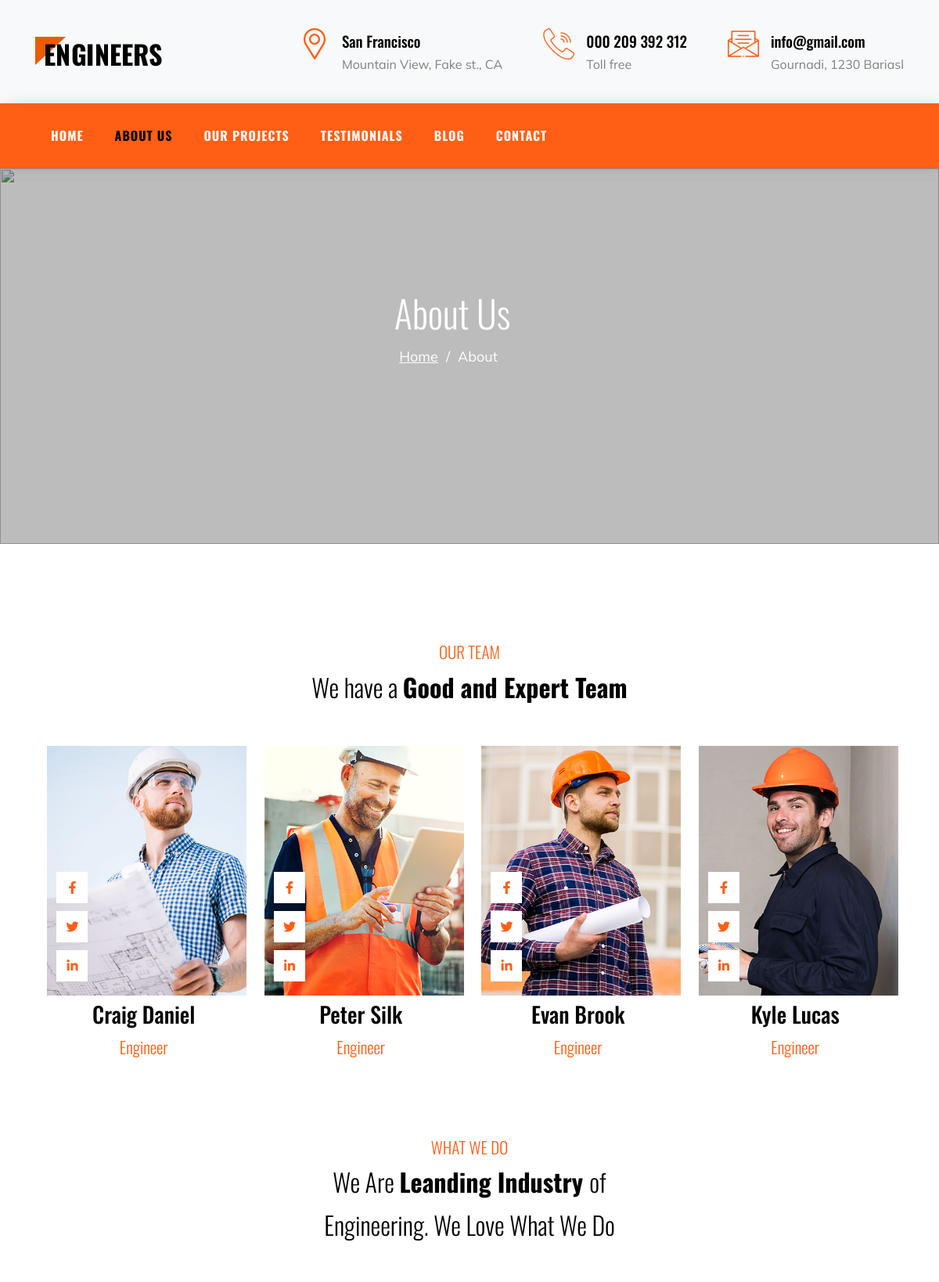
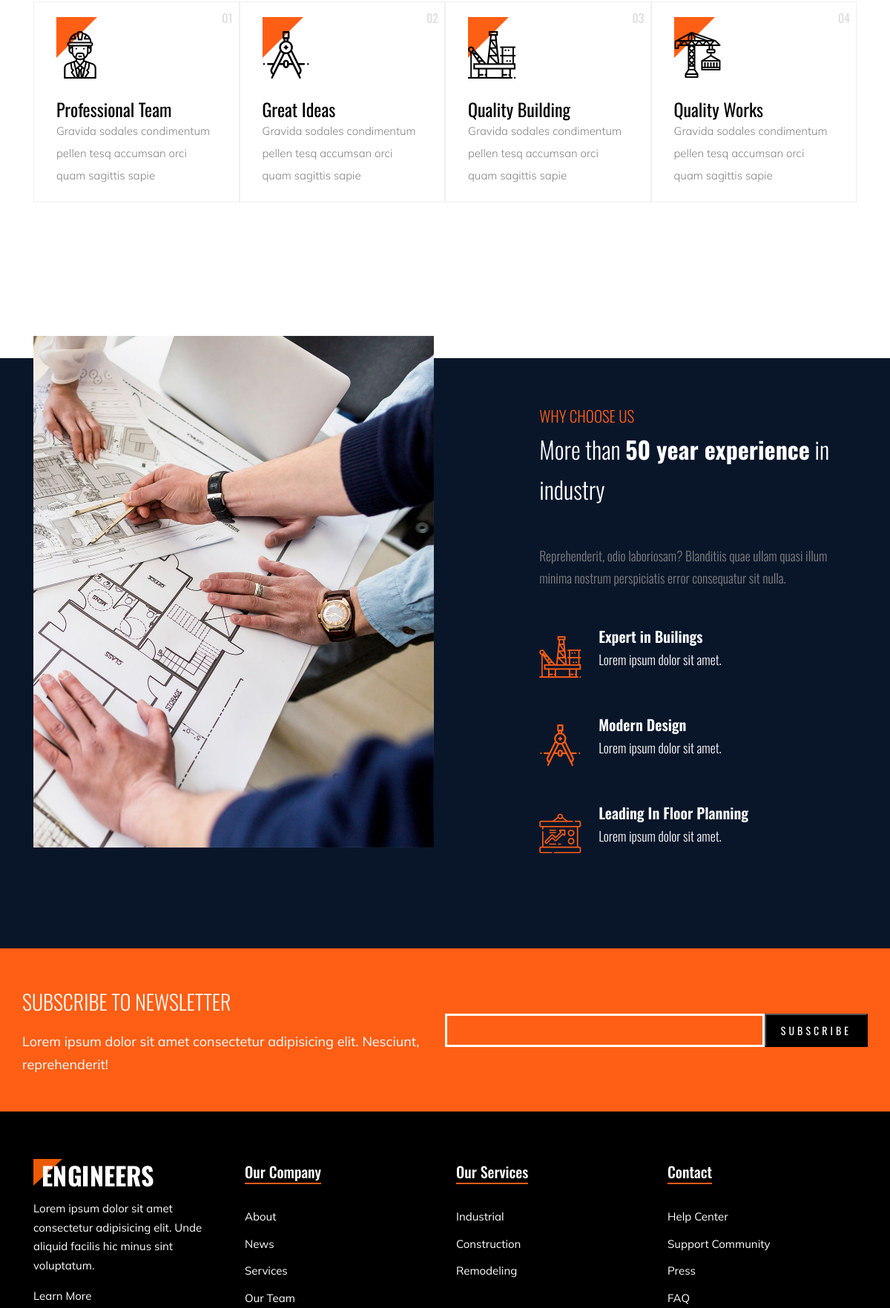
/about (upper part), run on the app's committed database (2 pictures, top to bottom).
### engineers/models.py (models this page shows)
class Address(db.Model):
    id = db.Column(db.Integer, primary_key=True)
    icon = db.Column(db.String(20), nullable=True)
    desc = db.Column(db.String(50), nullable=False)
    big_desc = db.Column(db.String(75), nullable=False)

class Worker(db.Model):
    id = db.Column(db.Integer, primary_key=True)
    name = db.Column(db.String(50), nullable=False)
    work = db.Column(db.String(25), nullable=False)
    image = db.Column(db.String(20), nullable=True)
    fb_link = db.Column(db.String(250), nullable=True)
    tw_link = db.Column(db.String(250), nullable=True)
    ln_link = db.Column(db.String(250), nullable=True)

class Card(db.Model):
    id = db.Column(db.Integer, primary_key=True)
    icon = db.Column(db.String(20), nullable=True)
    title = db.Column(db.String(50), nullable=False)
    desc = db.Column(db.String(75), nullable=False)

### engineers/controllers.py (the view)
@app.route('/about')
def about():
    address = Address.query.all()
    workers = Worker.query.all()
    card = Card.query.all()
    return render_template('app/about.html', workers=workers, address=address, card=card)

### engineers/templates/app/about.html (shortened to what this page needs)
{% extends 'app/base.html' %}
{% block content %}
    <menu>
        <div class="row nav-sticky">
            <div class="row-nav col-12 ff-oswald">
                <ul class="d-flex nav-ul color-fff">
                    <li class="nav-li"><a href="/index" >Home</a></li>
                    <li class="nav-li"><a href="/about" class="selected">About Us</a></li>
                    <li class="nav-li"><a href="/projects">Our Projects</a></li>
                    <li class="nav-li"><a href="/testi">Testimonials</a></li>
                    <li class="nav-li"><a href="/blog">Blog</a></li>
                    <li class="nav-li"><a href="/contact">Contact</a></li>
                </ul>
            </div>
        </div>
    </menu>
    <section>
        <figure class="bg-img-fig height-60vh">
            <div class="overlay"></div>
            <img src="{{ url_for('static', filename='img/hero_1.jpg')}}" alt="" class="bg-img user-none">
            <div class="row-title">
                <div class="about-section-title txt-algn-cnt max-w-1140 p-abs margin-0-auto">
                    <h2 class="margin-0">About Us</h2>
                    <p class="d-flex jc-center ff-mulish">
                        <a href="/index" class="color-fff margin-r-1">Home</a>
                        <span class="margin-r-1">/</span>
                        <span class="margin-r-1">About</span>
                    </p>
                </div>
            </div>
        </figure>
    </section>
    <main>
        <div class="block-about">
            <div class="container max-w-1140 margin-0-auto">
                <div class="row row-about-team-title txt-algn-cnt">
                    <span class="span-orange">
                        OUR TEAM
                    </span>
                    <h2>
                        We have a <span class="font-bold">Good and Expert Team</span>
                    </h2>
                </div>
                <div class="row row-about-team d-flex margin-0-auto ">
                    {% for worker in workers %}
                    <div class="col-3 padding-side">
                        <div class="worker">
                            <figure class="about-fig">
                                <img src="static/uploads/{{worker.image}}" alt="">
                                <div class="social-icons">
                                    <a href="{{worker.fb_link}}">
                                        <i class="fab fa-facebook-f"></i>
                                    </a>
                                    <a href="{{worker.tw_link}}">
                                        <i class="fab fa-twitter"></i>
                                    </a>
                                    <a href="{{worker.ln_link}}">
                                        <i class="fab fa-linkedin-in"></i>
                                    </a>
                                </div>
                            </figure>
                            <div class="worker-info txt-algn-cnt">
                                <h3>
                                    {{worker.name}}
                                </h3>
                                <span class="span-orange">
                                    {{worker.work}}
                                </span>
                            </div>
                        </div>
                    </div>
                    {% endfor %}
                </div>
            </div>
        </div>
        <div class="block-1">
            <div class="container container-do">
                <div class="row">
                    <div class="main-text">
                        <span class="span-orange">WHAT WE DO</span>
                        <h2 class="main-h2">We Are <span class="span-black">Leanding Industry </span> of
                            <br>
                            Engineering.
                            We Love What We Do
                        </h2>
                    </div>
                </div>
                <div class="row-2 d-flex">
                    {% for card in card %}
                    <div class="col-3">
                        <div class="do-box-1 d-flex">
                            <span class="triangle-orange-about"></span>
                            <span class="number">0{{card.id}}</span>
                            <div class="do-box-1-icon">
                                <i class="{{card.icon}}"></i>
                            </div>
                            <div class="do-box-1-text">
                                <h3>{{card.title}}</h3>
                                <p class="ff-mulish">{{card.desc}}</p>
                            </div>
                        </div>
                    </div>
                    {% endfor %}
                </div>
            </div>
        </div>
        <div class="block-2 padding-bt-0">
            <div class="container container-us">
                <div class="row d-flex">
                    <div class="col-6">
                        <div class="column-left">
                            <figure>
                                <img src="{{ url_for('static', filename='img/about_1.jpg')}}" alt="">
                            </figure>
                        </div>
                    </div>
                    <div class="col-6">
                        <div class="column-right">
                            <span class="span-orange">
                                WHY CHOOSE US
                            </span>
                            <h2>
                                More than <span class="font-bold">50 year experience</span> in industry
                            </h2>
                            <p class="cl-gray pb-2">
                                Reprehenderit, odio laboriosam? Blanditiis quae ullam quasi illum minima nostrum
                                perspiciatis
                                error consequatur sit nulla.
                            </p>
                            <div>
                                <div class="d-flex mb-24">
                                    <i class="flaticon-oil-platform"></i>
                                    <div>
                                        <h4>Expert in Builings</h4>
                                        <p>Lorem ipsum dolor sit amet.</p>
                                    </div>
                                </div>
                                <div class="d-flex mb-24">
                                    <i class="flaticon-compass"></i>
                                    <div>
                                        <h4>Modern Design</h4>
                                        <p>Lorem ipsum dolor sit amet.</p>
                                    </div>
                                </div>
                                <div class="d-flex mb-24">
                                    <i class="flaticon-strategy"></i>
                                    <div>
                                        <h4>Leading In Floor Planning</h4>
                                        <p>Lorem ipsum dolor sit amet.</p>
                                    </div>
                                </div>
                            </div>
                        </div>
                    </div>
                </div>
            </div>
        </div>
        <div class="block-7">
            <div class="container container-sub">
                <div class="row max-w-1140 d-flex margin-0-auto">
                    <div class="col-6">
                        <div class="sub-left">
                            <h2>
                                SUBSCRIBE TO NEWSLETTER
                            </h2>
                            <p>
                                Lorem ipsum dolor sit amet consectetur adipisicing elit. Nesciunt, reprehenderit!
                            </p>
                        </div>
                    </div>
                    <div class="col-6">
                        <form action="#" class="d-flex">
                            <input type="text" class="form-sub form-sub-input">
                            <input type="submit" class="form-sub form-sub-submit" value="SUBSCRIBE">
                        </form>
                    </div>
                </div>
            </div>
        </div>
    </main>
    {% endblock %}

### engineers/templates/includes/header.html
<header>
    <section id="section-head-1">
        <div class="container container-head">
            <div class="row row-head-contact d-flex">
                <figure class="img-head-contact">
                    <a href="#"><img src="{{ url_for('static', filename='img/logo.png')}}" alt="logo-engineers" class="img-logo"></a>
                </figure>
                {% for add in address %}
                <div class="box-head-contact d-flex">
                    <i class="{{add.icon}} head-icon"></i>
                    <div class="contact-text">
                        <div class="top-text ff-oswald f-weight">{{add.desc}}</div>
                        <div class="bottom-text ff-mulish">{{add.big_desc}}</div>
                    </div>
                </div>
                {% endfor %}
            </div>
        </div>
    </section>
</header>

### engineers/static/css/style.css (style rules this page uses)
* { box-sizing: border-box; margin: 0; padding: 0; }
body { line-height: 1.7; font-family: "Oswald", sans-serif; }
.container { width: 100%; padding-right: 15px; padding-left: 15px; margin-right: auto; margin-left: auto; }
.container-head { background-color: #f8f9fa; }
.img-head-contact { width: 285px; height: 38px; margin: 0; padding: 0 0; }
.img-logo { width: 162px; object-fit: cover; }
.row-head-contact { max-width: 1140px; margin: 0 auto; align-items: center; justify-content: space-between; padding: 40px 15px; height: 132px; }
.top-text { font-size: 19px; color: #000; }
.bottom-text { font-size: 16px; color: #808080; font-style: normal; }
.head-icon { margin-right: 15px; font-size: 40px; color: #ff5e15; line-height: 1.5px; }
menu { position: sticky; top: 0%; z-index: 5; box-shadow: 4px 0 20px -5px rgb(0 0 0 / 20%); }
.row-nav { background-color: #ff5e15; align-items: center; padding: 8px 0; }
.nav-ul { align-items: center; text-align: left; width: 1110px; margin: 0 auto; }
.nav-li { font-size: 16px; letter-spacing: 1px; font-weight: 500; text-transform: uppercase; padding: 20px 20px; color: #fff; cursor: pointer; transition: 0.3s all ease 0s; font-weight: 900; }
.nav-li a { color: #fff; transition: all 0.3s ease 0s; }
.bg-img-fig { height: 90vh; width: 100%; position: relative; }
.bg-img { object-fit: cover; width: 100%; }
.overlay { position: absolute; top: 0; left: 0; width: 100%; height: 100%; opacity: 0.3; background-color: #222; }
.container-do { max-width: 1140px; margin: 0 auto; }
.container-do .row { padding-top: 92px; }
.container-do .row-2 { padding-bottom: 120px; }
.main-text { text-align: center; margin-bottom: 24px; }
.main-text .main-h2, h2 { font-size: 32px; margin-bottom: 48px; }
.main-text h2 { margin-bottom: 24px; }
.do-box-1 .do-box-1-icon { font-size: 64px; }
.do-box-1-text { line-height: 30px; }
.do-box-1 h3 { font-size: 24px; font-weight: 400; color: #000; }
.do-box-1 p { color: #808080; font-size: 15px; font-weight: 300; }
.do-box-1 { flex-direction: column; text-align: left; border: 1px solid #efefef; padding: 20px 30px; position: relative; }
.do-box-1 .number { position: absolute; right: 8px; top: 8px; font-weight: 400; color: #dcdcdc; }
.container-us { width: 100%; margin-top: 90px; background-color: #09162a; padding-top: 120px; padding-bottom: 80px; }
.container-us .row { max-width: 1140px; margin: 0 auto; }
.container-us .col-6 figure { width: 540px; height: 690.19px; margin-top: -150px; }
.container-us .col-6 { padding: 0 15px; }
.container-us .column-right { color: #fff; margin-left: 18%; padding: 0 15px; margin-top: -60px; }
.column-right i { color: #ff5e15; font-size: 56px; margin-right: 24px; }
.column-right p { font-size: 17.6px; font-weight: 300; margin-bottom: 16px; }
.column-right h4 { font-size: 20px; font-weight: 600; }
.block-2 { padding-bottom: 110px; }
.block-7 { background-color: #ff5e15; }
.container-sub .row { padding: 3rem 0; align-items: center; }
.form-sub-input { width: 100%; background: none; color: #fff; border: 3px solid #fff; outline: none; font-size: 20px; padding: 8px 16px; }
.form-sub-submit { background: #000; border-color: #000; color: #fff; font-size: 14px; letter-spacing: 4px; font-family: "Oswald", sans-serif; padding: 10px 20px; outline: none; cursor: pointer; }
.sub-left { color: #fff; }
.sub-left h2 { font-size: 28px !important; margin-bottom: 1rem !important; }
.sub-left p { font-size: 18px; font-family: "Mulish", sans-serif; }
.block-about { padding-top: 7.5rem; }
.about-section-title { top: 30%; left: 42%; transform: translateY(80%); display: inline-block; color: #fff; opacity: 0; }
.about-section-title h2 { font-size: 48px; }
.about-section-title p { font-size: 18px; }
.about-section-title p a { text-decoration: underline; }
.worker { position: relative; }
.worker figure { width: 255px; height: 319px; }
.about-fig { overflow: hidden; }
.about-fig img { transition: all 0.5s; }
.social-icons { position: absolute; top: 40%; left: 5%; }
.social-icons a { width: 40px; height: 40px; background-color: #fff; display: block; position: relative; margin-bottom: 10px; }
.social-icons i { color: #ff5e15; position: absolute; top: 50%; left: 50%; transform: translate(-50%, -50%); }
.worker-info h3 { font-size: 28px; font-weight: 500; }
.selected { color: #000 !important; }
._active { transform: translateY(0%); opacity: 1; transition: all 1.2s ease 0s; }

### engineers/static/css/grid.css (style rules this page uses)
.col-3 { width: 25%; }
.col-6 { width: 50%; }
.col-12 { width: 100%; }

### data on the page
Address: desc "San Francisco", big_desc "Mountain View, Fake st., CA"
Address: desc "000 209 392 312", big_desc "Toll free"
Address: desc "info@gmail.com", big_desc "Gournadi, 1230 Bariasl"
Worker: image (picture), name "Craig Daniel", work "Engineer"
Worker: image (picture), name "Peter Silk", work "Engineer"
Worker: image (picture), name "Evan Brook", work "Engineer"
Worker: image (picture), name "Kyle Lucas", work "Engineer"
Card: id "1", title "Professional Team", desc "Gravida sodales condimentum pellen tesq accumsan orci quam sagittis sapie"
Card: id "2", title "Great Ideas", desc "Gravida sodales condimentum pellen tesq accumsan orci quam sagittis sapie"
Card: id "3", title "Quality Building", desc "Gravida sodales condimentum pellen tesq accumsan orci quam sagittis sapie"
Card: id "4", title "Quality Works", desc "Gravida sodales condimentum pellen tesq accumsan orci quam sagittis sapie"
